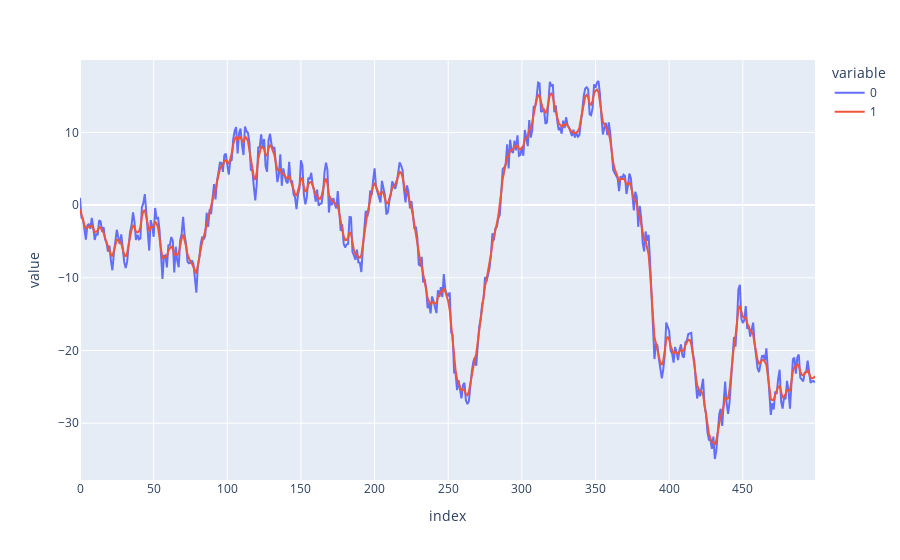

Notebook cell for this chart:
### Code cell
from plotly import express as px



fig = px.line(np.array([Sx.T[0][0].ravel(),Sk[0].T[0].ravel()]).T)
fig.show()

### Figure 1 — Plotly figure (JSON) as saved in the notebook; plotly's stock layout.template omitted (floating-point values rounded to 4 significant figures; data arrays with more than 128 entries replaced by an {"elided": "..."} marker saying what was removed)
{"data": [{"hovertemplate": "variable=0<br>index=%{x}<br>value=%{y}<extra></extra>", "legendgroup": "0", "line": {"color": "#636efa", "dash": "solid"}, "marker": {"symbol": "circle"}, "mode": "lines", "name": "0", "orientation": "v", "showlegend": true, "type": "scatter", "x": {"elided": "500 int values"}, "xaxis": "x", "y": {"elided": "500 float values"}, "yaxis": "y"}, {"hovertemplate": "variable=1<br>index=%{x}<br>value=%{y}<extra></extra>", "legendgroup": "1", "line": {"color": "#EF553B", "dash": "solid"}, "marker": {"symbol": "circle"}, "mode": "lines", "name": "1", "orientation": "v", "showlegend": true, "type": "scatter", "x": {"elided": "500 int values"}, "xaxis": "x", "y": {"elided": "500 float values"}, "yaxis": "y"}], "layout": {"legend": {"title": {"text": "variable"}, "tracegroupgap": 0}, "margin": {"t": 60}, "xaxis": {"anchor": "y", "domain": [0, 1], "title": {"text": "index"}}, "yaxis": {"anchor": "x", "domain": [0, 1], "title": {"text": "value"}}}}
